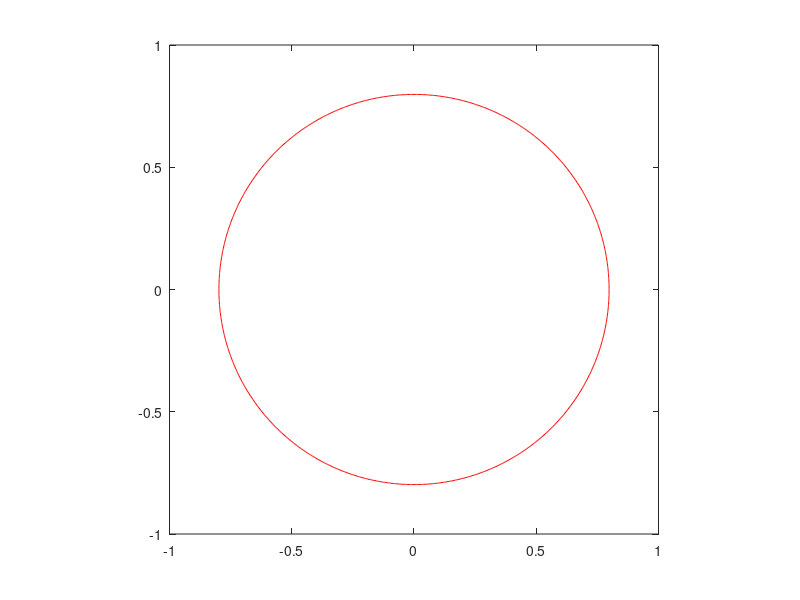

This chart was generated by the following MATLAB code: (Note: this script raises an error after producing the figure.)
clear;clc;addpath('../src');

a = load('gd_log.mat');

normalize = sqrt(pi/2);
th = 0:pi/500:2*pi;
x = cos(th)/normalize;
y = sin(th)/normalize;

for iter = 1:7
    figure(iter);
    clf;
    plot(x,y,'r');
    xlim([-1 1]);
    ylim([-1 1]);
    axis equal;
    chnkr = polysymeven_chnk(a.weight(iter,:));
    hold on;
    plot(chnkr, 'b');
    legend('Circle','50-gon');
    title(sprintf('Iteration: %d', iter));
end

